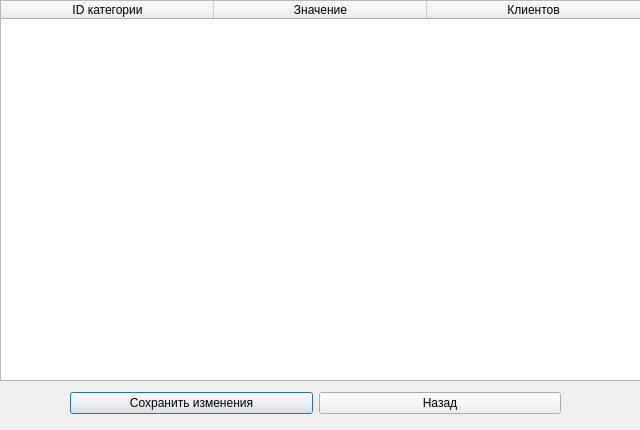
<?xml version="1.0" encoding="UTF-8"?>
<ui version="4.0">
 <class>Dialog</class>
 <widget class="QDialog" name="Dialog">
  <property name="geometry">
   <rect>
    <x>0</x>
    <y>0</y>
    <width>640</width>
    <height>430</height>
   </rect>
  </property>
  <property name="windowTitle">
   <string>Dialog</string>
  </property>
  <widget class="QTableWidget" name="tableWidget_Category">
   <property name="geometry">
    <rect>
     <x>0</x>
     <y>0</y>
     <width>641</width>
     <height>381</height>
    </rect>
   </property>
   <attribute name="horizontalHeaderDefaultSectionSize">
    <number>213</number>
   </attribute>
   <attribute name="verticalHeaderVisible">
    <bool>false</bool>
   </attribute>
   <column>
    <property name="text">
     <string>ID категории</string>
    </property>
   </column>
   <column>
    <property name="text">
     <string>Значение</string>
    </property>
   </column>
   <column>
    <property name="text">
     <string>Клиентов</string>
    </property>
   </column>
  </widget>
  <widget class="QWidget" name="">
   <property name="geometry">
    <rect>
     <x>70</x>
     <y>390</y>
     <width>491</width>
     <height>27</height>
    </rect>
   </property>
   <layout class="QHBoxLayout" name="horizontalLayout">
    <item>
     <widget class="QPushButton" name="pushButton_Save">
      <property name="text">
       <string>Сохранить изменения</string>
      </property>
     </widget>
    </item>
    <item>
     <widget class="QPushButton" name="pushButton_2">
      <property name="text">
       <string>Назад</string>
      </property>
     </widget>
    </item>
   </layout>
  </widget>
 </widget>
 <resources/>
 <connections/>
</ui>
